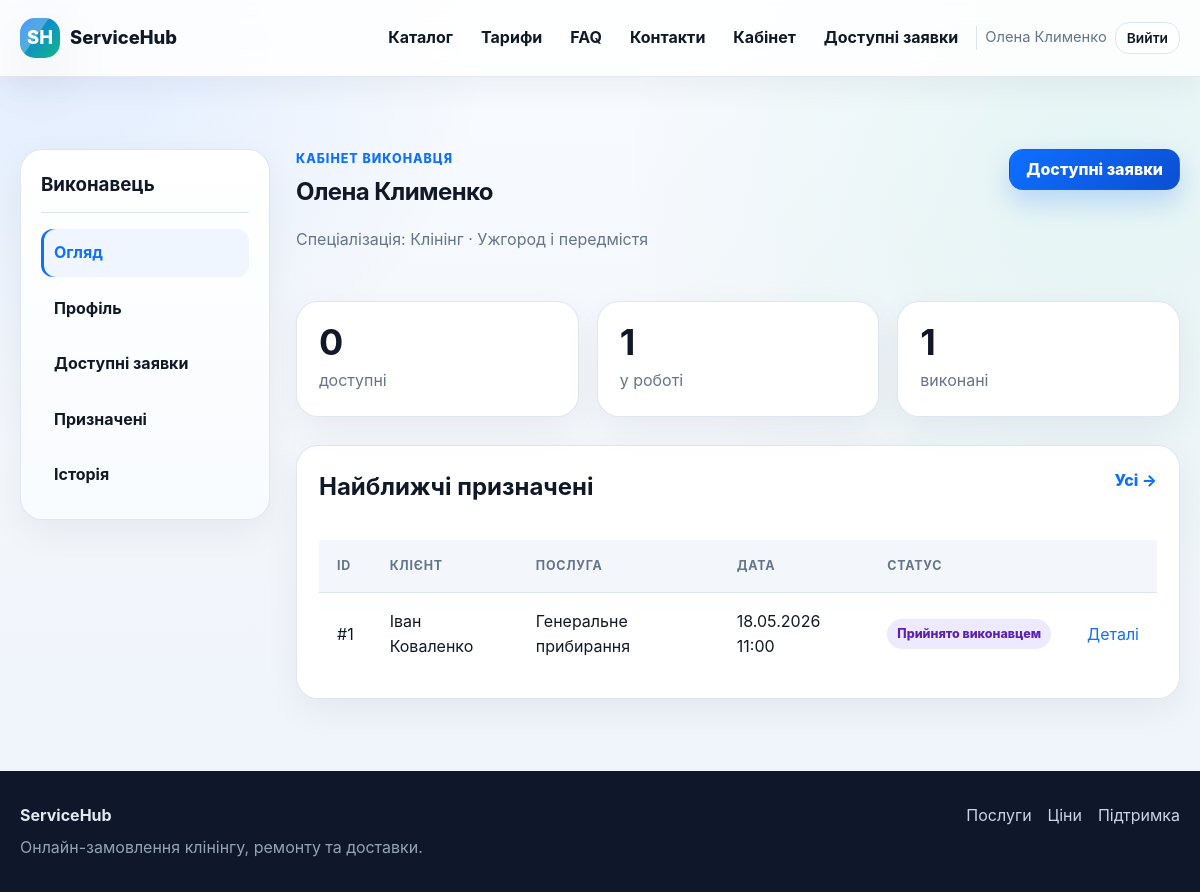
/worker (signed in), run on the app's committed database.
### tables this page shows
CREATE TABLE users (
    id INTEGER PRIMARY KEY AUTOINCREMENT,
    role TEXT NOT NULL CHECK (role IN ('client', 'worker', 'admin')),
    full_name TEXT NOT NULL,
    email TEXT NOT NULL UNIQUE,
    password_hash TEXT NOT NULL,
    phone TEXT,
    city TEXT,
    address TEXT,
    specialization TEXT,
    service_area TEXT,
    schedule TEXT,
    price_text TEXT,
    is_blocked INTEGER NOT NULL DEFAULT 0,
    created_at TEXT NOT NULL DEFAULT CURRENT_TIMESTAMP
);

CREATE TABLE orders (
    id INTEGER PRIMARY KEY AUTOINCREMENT,
    client_id INTEGER NOT NULL,
    worker_id INTEGER,
    category_id INTEGER NOT NULL,
    service_id INTEGER NOT NULL,
    city TEXT NOT NULL,
    street TEXT NOT NULL,
    building TEXT NOT NULL,
    apartment TEXT,
    preferred_at TEXT NOT NULL,
    description TEXT,
    cleaning_area REAL,
    rooms INTEGER,
    extra_options TEXT,
    repair_type TEXT,
    repair_hours REAL,
    urgency TEXT NOT NULL DEFAULT 'normal',
    photo_filename TEXT,
    delivery_from TEXT,
    delivery_to TEXT,
    delivery_distance_km REAL,
    weight REAL,
    dimensions TEXT,
    estimated_price REAL NOT NULL DEFAULT 0,
    final_price REAL,
    status TEXT NOT NULL DEFAULT 'Нове',
    is_paid INTEGER NOT NULL DEFAULT 0,
    paid_at TEXT,
    created_at TEXT NOT NULL DEFAULT CURRENT_TIMESTAMP,
    updated_at TEXT NOT NULL DEFAULT CURRENT_TIMESTAMP,
    FOREIGN KEY (client_id) REFERENCES users(id) ON DELETE CASCADE,
    FOREIGN KEY (worker_id) REFERENCES users(id) ON DELETE SET NULL,
    FOREIGN KEY (category_id) REFERENCES categories(id) ON DELETE RESTRICT,
    FOREIGN KEY (service_id) REFERENCES services(id) ON DELETE RESTRICT
);

CREATE TABLE services (
    id INTEGER PRIMARY KEY AUTOINCREMENT,
    category_id INTEGER NOT NULL,
    name TEXT NOT NULL,
    slug TEXT NOT NULL,
    description TEXT,
    unit_label TEXT,
    is_active INTEGER NOT NULL DEFAULT 1,
    created_at TEXT NOT NULL DEFAULT CURRENT_TIMESTAMP,
    FOREIGN KEY (category_id) REFERENCES categories(id) ON DELETE RESTRICT,
    UNIQUE (category_id, slug)
);

### app.py (the view)
@app.route("/worker")
@role_required("worker")
def worker_dashboard():
    user_id = g.user["id"]
    spec = g.user["specialization"]
    stats = {
        "available": db_one(
            """
            SELECT COUNT(*) AS cnt
            FROM orders o
            JOIN categories c ON c.id = o.category_id
            LEFT JOIN order_rejections r ON r.order_id = o.id AND r.worker_id = ?
            WHERE o.worker_id IS NULL AND o.status IN ('Нове', 'Очікує підтвердження')
              AND c.slug = ? AND r.id IS NULL
            """,
            (user_id, spec),
        )["cnt"],
        "active": db_one(
            "SELECT COUNT(*) AS cnt FROM orders WHERE worker_id = ? AND status NOT IN ('Виконано', 'Скасовано')",
            (user_id,),
        )["cnt"],
        "done": db_one("SELECT COUNT(*) AS cnt FROM orders WHERE worker_id = ? AND status = 'Виконано'", (user_id,))["cnt"],
    }
    assigned = db_all(
        """
        SELECT o.*, s.name AS service_name, c.name AS category_name, client.full_name AS client_name
        FROM orders o
        JOIN services s ON s.id = o.service_id
        JOIN categories c ON c.id = o.category_id
        JOIN users client ON client.id = o.client_id
        WHERE o.worker_id = ? AND o.status NOT IN ('Виконано', 'Скасовано')
        ORDER BY o.preferred_at ASC
        LIMIT 5
        """,
        (user_id,),
    )
    return render_template("worker/dashboard.html", stats=stats, assigned=assigned)

### app.py (called while the page is built)
def get_db() -> sqlite3.Connection:
    if "db" not in g:
        db = sqlite3.connect(app.config["DATABASE"])
        db.row_factory = sqlite3.Row
        db.execute("PRAGMA foreign_keys = ON")
        g.db = db
    return g.db

def db_one(query: str, params: tuple = ()) -> sqlite3.Row | None:
    return get_db().execute(query, params).fetchone()

def db_all(query: str, params: tuple = ()) -> list[sqlite3.Row]:
    return get_db().execute(query, params).fetchall()

def format_datetime(value: str | None) -> str:
    if not value:
        return "—"
    try:
        clean = value.replace("T", " ").split(".")[0]
        dt = datetime.fromisoformat(clean)
        return dt.strftime("%d.%m.%Y %H:%M")
    except ValueError:
        return value

def spec_label(spec: str | None) -> str:
    return SPECIALIZATIONS.get(spec or "", spec or "—")

def status_class(status: str | None) -> str:
    mapping = {
        "Нове": "new",
        "Очікує підтвердження": "pending",
        "Прийнято виконавцем": "accepted",
        "В дорозі / В роботі": "progress",
        "Виконано": "done",
        "Скасовано": "cancelled",
    }
    return mapping.get(status or "", "default")

def current_user() -> sqlite3.Row | None:
    user_id = session.get("user_id")
    if not user_id:
        return None
    return db_one("SELECT * FROM users WHERE id = ?", (user_id,))

@app.before_request
def load_logged_in_user():
    g.user = current_user()
    if g.user and g.user["is_blocked"] and request.endpoint not in {"logout", "static"}:
        session.clear()
        g.user = None
        flash("Ваш обліковий запис заблоковано адміністратором.", "danger")
        return redirect(url_for("login"))
    return None

@app.context_processor
def inject_globals() -> dict:
    return {
        "current_user": getattr(g, "user", None),
        "roles": ROLES,
        "specializations": SPECIALIZATIONS,
        "order_statuses": ORDER_STATUSES,
        "worker_status_options": WORKER_STATUS_OPTIONS,
        "format_datetime": format_datetime,
        "money": money,
        "role_label": role_label,
        "spec_label": spec_label,
        "active_label": active_label,
        "status_class": status_class,
        "payment_status_label": payment_status_label,
        "payment_status_class": payment_status_class,
    }

### templates/worker/dashboard.html (shortened to what this page needs)
{% extends 'base.html' %}
{% block content %}
<section class="section">
    <div class="container dashboard-layout">
        <aside class="side-card">
            <h3>Виконавець</h3>
            <a class="active" href="{{ url_for('worker_dashboard') }}">Огляд</a>
            <a href="{{ url_for('worker_profile') }}">Профіль</a>
            <a href="{{ url_for('worker_available_orders') }}">Доступні заявки</a>
            <a href="{{ url_for('worker_assigned_orders') }}">Призначені</a>
            <a href="{{ url_for('worker_history') }}">Історія</a>
        </aside>
        <div class="dashboard-main">
            <div class="section-head">
                <div>
                    <div class="eyebrow">Кабінет виконавця</div>
                    <h1>{{ current_user.full_name }}</h1>
                    <p class="muted">Спеціалізація: {{ spec_label(current_user.specialization) }} · {{ current_user.service_area or 'зона не вказана' }}</p>
                </div>
                <a class="btn btn-primary" href="{{ url_for('worker_available_orders') }}">Доступні заявки</a>
            </div>
            <div class="stats-grid">
                <div class="stat-card"><strong>{{ stats.available }}</strong><span>доступні</span></div>
                <div class="stat-card"><strong>{{ stats.active }}</strong><span>у роботі</span></div>
                <div class="stat-card"><strong>{{ stats.done }}</strong><span>виконані</span></div>
            </div>
            <div class="card mt-lg">
                <div class="card-head">
                    <h2>Найближчі призначені</h2>
                    <a class="link-arrow" href="{{ url_for('worker_assigned_orders') }}">Усі →</a>
                </div>
                <div class="table-card embedded">
                    <table>
                        <thead><tr><th>ID</th><th>Клієнт</th><th>Послуга</th><th>Дата</th><th>Статус</th><th></th></tr></thead>
                        <tbody>
                        {% for order in assigned %}
                            <tr>
                                <td>#{{ order.id }}</td>
                                <td>{{ order.client_name }}</td>
                                <td>{{ order.service_name }}</td>
                                <td>{{ format_datetime(order.preferred_at) }}</td>
                                <td><span class="status-pill status-{{ status_class(order.status) }}">{{ order.status }}</span></td>
                                <td><a href="{{ url_for('worker_order_detail', order_id=order.id) }}">Деталі</a></td>
                            </tr>
                        {% else %}
                            <tr><td colspan="6" class="muted center">Активних призначень немає.</td></tr>
                        {% endfor %}
                        </tbody>
                    </table>
                </div>
            </div>
        </div>
    </div>
</section>
{% endblock %}

### templates/base.html (shortened to what this page needs)
<!doctype html>
<html lang="uk">
<head>
    <link rel="stylesheet" href="{{ url_for('static', filename='css/style.css') }}">
</head>
<body>
<header class="site-header">
    <div class="container header-inner">
        <a class="brand" href="{{ url_for('home') }}">
            <span class="brand-mark">SH</span>
            <span>ServiceHub</span>
        </a>
        <nav class="nav" data-nav>
            <a href="{{ url_for('catalog') }}">Каталог</a>
            <a href="{{ url_for('prices_public') }}">Тарифи</a>
            <a href="{{ url_for('faq') }}">FAQ</a>
            <a href="{{ url_for('contacts') }}">Контакти</a>
            {% if current_user %}
                {% if current_user.role == 'client' %}
                    <a href="{{ url_for('client_dashboard') }}">Кабінет</a>
                    <a class="btn btn-sm btn-primary" href="{{ url_for('client_create_order') }}">Замовити</a>
                {% elif current_user.role == 'worker' %}
                    <a href="{{ url_for('worker_dashboard') }}">Кабінет</a>
                    <a href="{{ url_for('worker_available_orders') }}">Доступні заявки</a>
                {% elif current_user.role == 'admin' %}
                    <a href="{{ url_for('admin_dashboard') }}">Адмін-панель</a>
                    <a href="{{ url_for('admin_orders') }}">Замовлення</a>
                {% endif %}
                <span class="nav-user">{{ current_user.full_name }}</span>
                <a class="btn btn-sm btn-outline" href="{{ url_for('logout') }}">Вийти</a>
            {% else %}
                <a href="{{ url_for('login') }}">Вхід</a>
                <a class="btn btn-sm btn-primary" href="{{ url_for('register') }}">Реєстрація</a>
            {% endif %}
        </nav>
    </div>
</header>
<main class="page">
    {% block content %}{% endblock %}
</main>
<footer class="site-footer">
    <div class="container footer-inner">
        <div>
            <strong>ServiceHub</strong>
            <p>Онлайн-замовлення клінінгу, ремонту та доставки.</p>
        </div>
        <div class="footer-links">
            <a href="{{ url_for('catalog') }}">Послуги</a>
            <a href="{{ url_for('prices_public') }}">Ціни</a>
            <a href="{{ url_for('contacts') }}">Підтримка</a>
        </div>
    </div>
</footer>
</body>
</html>

### data on the page
users: full_name "Олена Клименко", specialization "Клінінг", service_area "Ужгород і передмістя"
orders: id "1", client_name "Іван Коваленко", service_name "Генеральне прибирання", preferred_at "18.05.2026 11:00", status "Прийнято виконавцем"

### other printed values
{{ stats.available }} "0"
{{ stats.active }} "1"
{{ stats.done }} "1"
